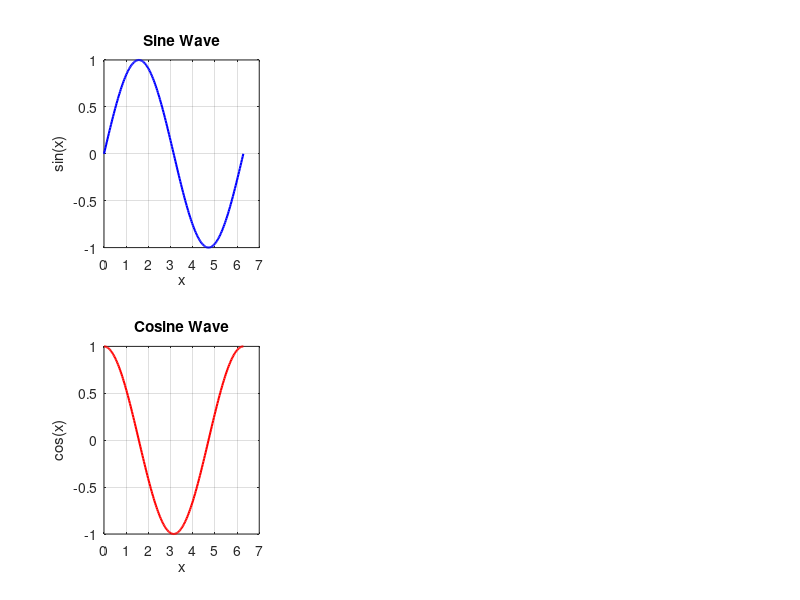
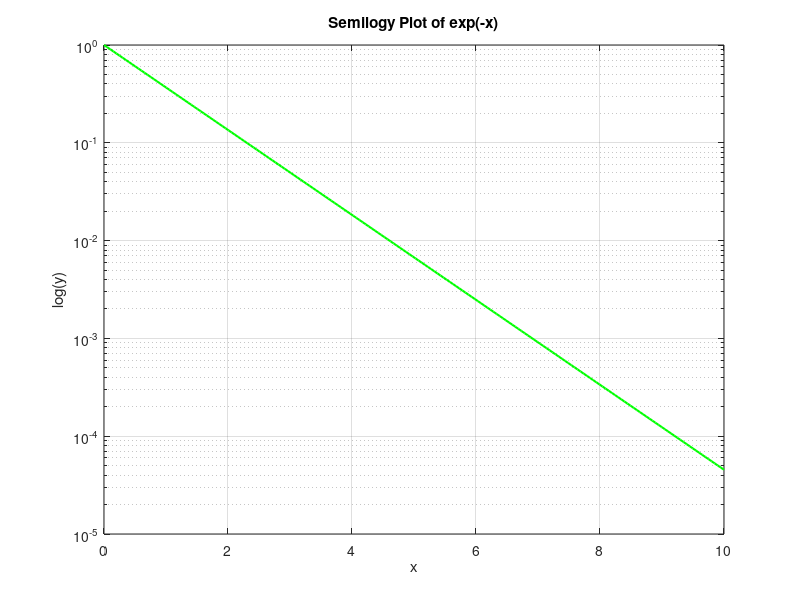
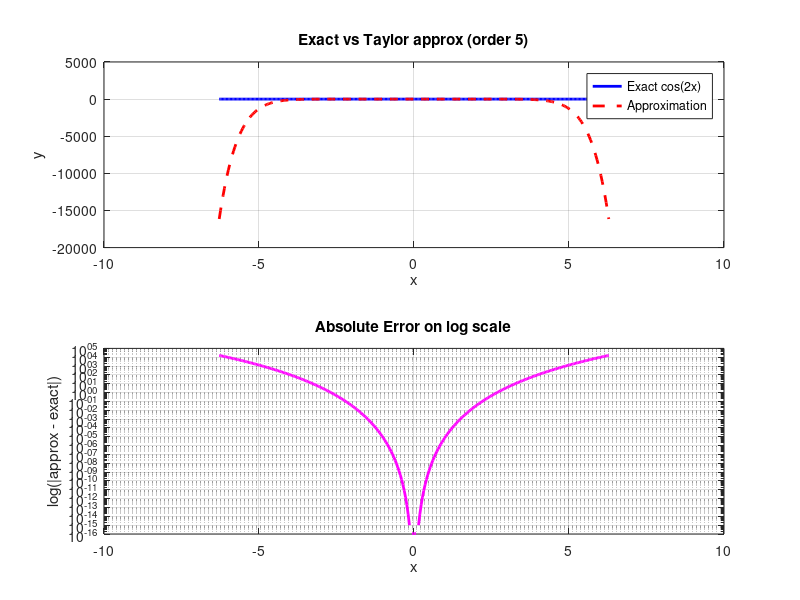

Recreate these plots in MATLAB, in order.
% =====================================================
% Literate Interactive Octave Tutorial
% Recursion, Subplots, Semilogy, and Taylor Approximation
% Run this script with:  test_tutorial
% =====================================================

clc;
disp('=====================================================');
disp('  Welcome to the Interactive Octave Tutorial!');
disp('  We will explore recursion, subplots, semilogy plots,');
disp('  and the cosine Taylor approximation step by step.');
disp('=====================================================');
disp(' ');
input('Press Enter to begin the tutorial...', 's');
clc;

% ====================== SECTION 1 ======================
disp('=== SECTION 1: Recursive Factorial ===');
disp(' ');
disp('A recursive function calls itself until it reaches a base case.');
disp('Factorial definition:');
disp('   0! = 1');
disp('   n! = n × (n-1)!   for n > 0');
disp(' ');
disp('We define it as a named function (anonymous recursion does not work in Octave).');

function res = fac(n)
    if n == 0
        res = 1;
    elseif n > 0
        res = n * fac(n - 1);
    else
        error('Factorial is only defined for non-negative integers.');
    end
end

disp(' ');
n = input('Enter a non-negative integer n (try 0 to 10): ');
while n < 0 || mod(n,1) ~= 0
    disp('Please enter a valid non-negative integer.');
    n = input('Enter n again: ');
end

result = fac(n);
disp(' ');
disp(['Result: fac(' num2str(n) ') = ' num2str(result)]);
disp(' ');
input('Press Enter to continue to the next section...', 's');
clc;

% ====================== SECTION 2 ======================
disp('=== SECTION 2: Recursive Power (Exponentiation by Squaring) ===');
disp(' ');
disp('This is an efficient recursive way to compute A^K in O(log K) steps.');
disp('Base case: A^0 = 1');
disp('Even K: (A^(K/2))^2');
disp('Odd K: A × (A^((K-1)/2))^2');

function pow = recursive_power(A, K)
    if K == 0
        pow = 1;
    elseif mod(K, 2) == 0
        half = recursive_power(A, K/2);
        pow = half * half;
    else
        half = recursive_power(A, (K-1)/2);
        pow = A * half * half;
    end
end

disp(' ');
A = input('Enter base A (e.g. 2): ');
K = input('Enter exponent K (non-negative integer, e.g. 0 to 20): ');
while K < 0 || mod(K,1) ~= 0
    disp('K must be a non-negative integer.');
    K = input('Enter K again: ');
end

result = recursive_power(A, K);
disp(' ');
disp(['Result: ' num2str(A) '^' num2str(K) ' = ' num2str(result)]);
disp(' ');
input('Press Enter to continue...', 's');
clc;

% ====================== SECTION 3 ======================
disp('=== SECTION 3: Subplots ===');
disp(' ');
disp('subplot(rows, cols, index) divides a figure into a grid.');
disp('Example: 2 rows × 3 columns → 6 panels.');
disp('We will plot sine and cosine in positions 1 and 4.');
disp(' ');

figure(1);
x = linspace(0, 2*pi, 200);
y_sin = sin(x);
y_cos = cos(x);

subplot(2, 3, 1);
plot(x, y_sin, 'b-', 'LineWidth', 1.5);
title('Sine Wave');
xlabel('x');
ylabel('sin(x)');
grid on;

subplot(2, 3, 4);
plot(x, y_cos, 'r-', 'LineWidth', 1.5);
title('Cosine Wave');
xlabel('x');
ylabel('cos(x)');
grid on;

disp('Figure 1 has been created.');
disp('Check the plot window!');
disp(' ');
input('Press Enter to continue to semilogy...', 's');
clc;

% ====================== SECTION 4 ======================
disp('=== SECTION 4: Semilogy Plot ===');
disp(' ');
disp('semilogy(x, y) uses a logarithmic y-scale.');
disp('Perfect for showing errors that span many orders of magnitude.');
disp(' ');

figure(2);
x_sem = linspace(0, 10, 200);
y_sem = exp(-x_sem);

semilogy(x_sem, y_sem, 'g-', 'LineWidth', 1.5);
title('Semilogy Plot of exp(-x)');
xlabel('x');
ylabel('log(y)');
grid on;

disp('Figure 2 has been created.');
disp('Notice how the exponential decay becomes a straight line on log scale.');
disp(' ');
input('Press Enter to continue to the application problem...', 's');
clc;

% ====================== SECTION 5 ======================
disp('=== SECTION 5: Application - Taylor Approximation of cos(2x) ===');
disp(' ');
disp('We compare exact cos(2x) with its Taylor series approximation:');
disp('cos(2x) ≈ 1 - (2x)^2/2! + (2x)^4/4! - (2x)^6/6!');
disp('Over x = -2π to 2π (≈ ±2 periods).');
disp(' ');

% Let user choose the Taylor order (more interactive!)
order = input('How many terms do you want in the Taylor series? (default 4 = up to x^6): ');
if isempty(order) || order < 1
    order = 4;
end

x_app = linspace(-2*pi, 2*pi, 300);
y_exact = cos(2*x_app);

% Build Taylor series dynamically
y_approx = 1;  % constant term
sign = -1;
for k = 1:order
    term = sign * (2*x_app).^(2*k) / factorial(2*k);
    y_approx = y_approx + term;
    sign = -sign;
end

e = abs(y_approx - y_exact);

figure(3);

% Subplot 1: Comparison
subplot(2, 1, 1);
plot(x_app, y_exact, 'b-', 'LineWidth', 2); hold on;
plot(x_app, y_approx, 'r--', 'LineWidth', 2);
title(['Exact vs Taylor approx (order ' num2str(order) ')']);
xlabel('x');
ylabel('y');
legend('Exact cos(2x)', 'Approximation');
grid on;

% Subplot 2: Error on semilogy
subplot(2, 1, 2);
semilogy(x_app, e, 'm-', 'LineWidth', 2);
title('Absolute Error on log scale');
xlabel('x');
ylabel('log(|approx - exact|)');
grid on;

disp('Figure 3 has been created.');
disp('Observe how the error grows away from x = 0.');
disp('Higher order = better approximation near zero.');
disp(' ');
input('Press Enter to finish the tutorial...', 's');
clc;

disp('=====================================================');
disp('Tutorial complete!');
disp('You now have three figure windows open.');
disp('You can close them manually or type close all.');
disp(' ');
disp('Would you like to run the tutorial again?');
again = input('Type "yes" or press Enter to quit: ', 's');
if strcmpi(again, 'yes')
    run('test_tutorial.m');  % Change filename if you save it differently
else
    disp('Thank you for learning with this interactive script!');
end
